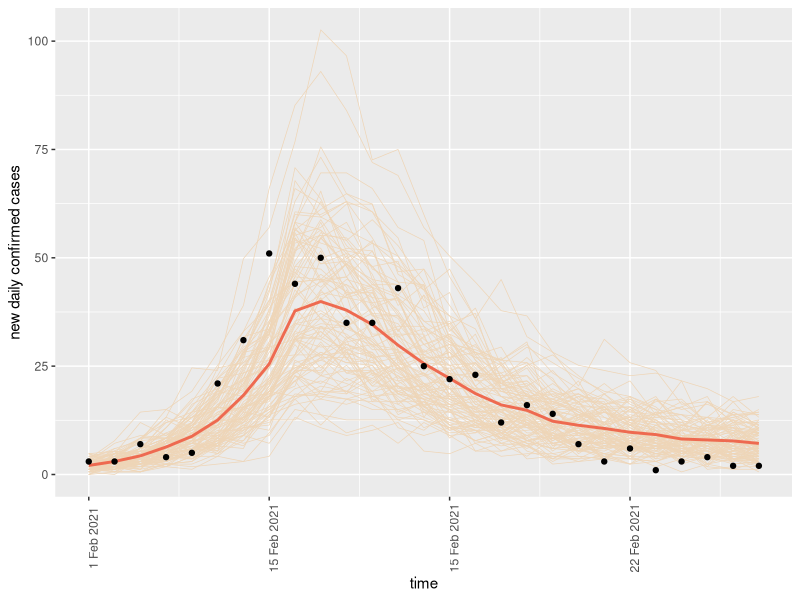
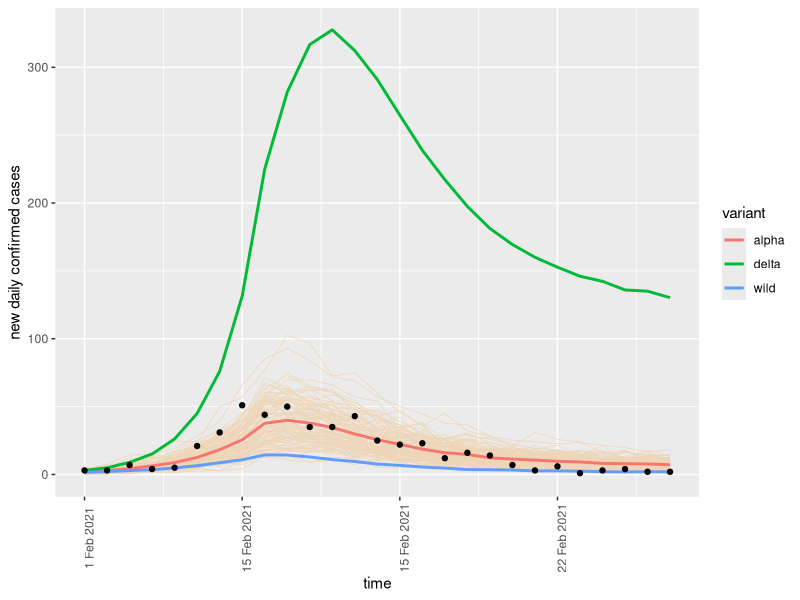
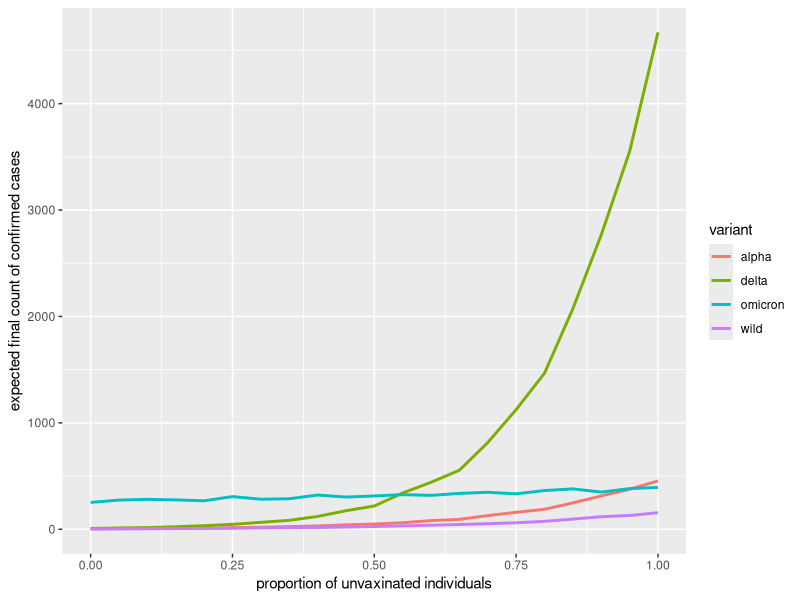
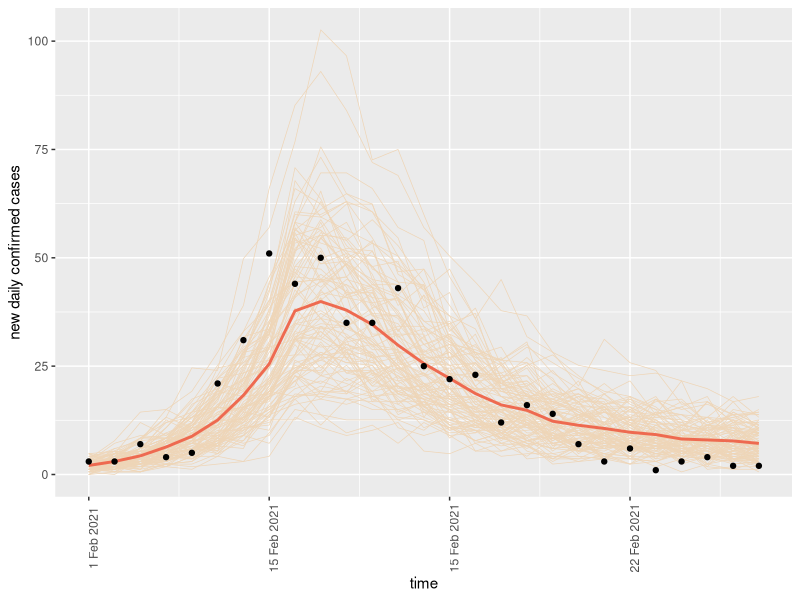
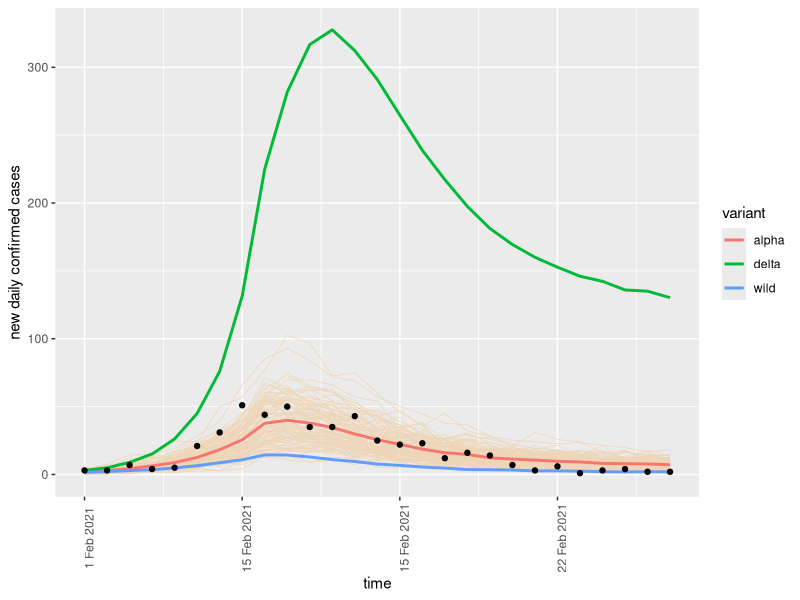
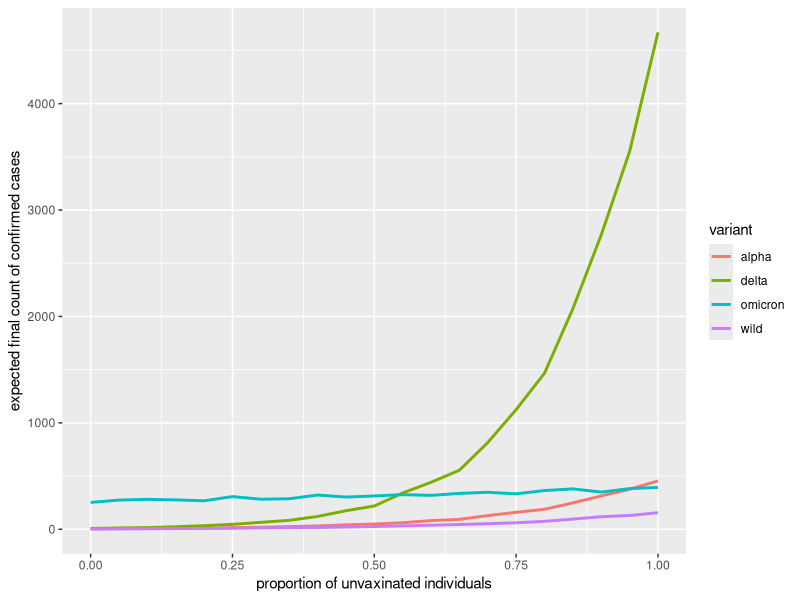

The R source for these figures, in order:

#theta<-c(beta0,delta,alpha,changepoint,...)
betaSIR<-function(t,theta){
    if(t< theta$changepoint) return(theta$beta0)
    theta$beta0*(theta$delta+
            (1-theta$delta)*exp(-theta$alpha*(t-theta$changepoint)))
}


#################################################

#theta<-c(beta0,delta,alpha,changepoint,gamma,pi,omega,mu...)
mpearl<-read.csv('mount_pearl.csv',header=T)
theta<-list(beta0=0.35,delta=0.4,alpha=0.2,changepoint=10,gamma=1/10,pi=0.6,
            omega=1/2,mu=2/30)

#theta<-c(beta0,delta,changepoint,gamma,pi,omega,mu,...)
sir.simula<-function(i0,theta,time.horizon){
    dN1<-rep(0,time.horizon)
    dN2<-rep(0,time.horizon)
    deltaNc<-rep(0,time.horizon)
    iu0<-i0*(1-theta$pi)/theta$pi
    ic0<-i0
    deltaNc[1]<-ic0
    for(k in seq(1,time.horizon)){
        dN1o<-rpois(1,betaSIR(k,theta)*(iu0+theta$omega*ic0)+theta$mu)
        dNc1<-theta$pi*dN1o
        dNu1<-(1-theta$pi)*dN1o
        dN2o<-rpois(1,theta$gamma*(ic0+iu0))
        ic0<-max(0,ic0+dNc1-theta$pi*dN2o)
        iu0<-max(0,iu0+dNu1-(1-theta$pi)*dN2o)
        dN1[k]<-dN1o
        dN2[k]<-dN2o
        deltaNc[k]<-dNc1
    }
    return(data.frame(time=seq(1,time.horizon),
                      deltaN1=dN1,deltaN2=dN2,deltaNc=deltaNc))
}

simulantro<-function(i0,theta,time.horizon,runs=100){
    risu<-data.frame()
    for(i in 1:runs){
        risu0<-sir.simula(i0,theta,time.horizon)
        risu<-rbind(risu,cbind(risu0,run=as.factor(i)))
    }
    return(risu)
}

library(ggplot2)
library(scales) 
mpearl<-read.csv('mount_pearl.csv',header=T)
mpearl$time=seq(1,length(mpearl$newcases))
theta<-list(beta0=0.75,delta=0.091,alpha=.34,changepoint=9,gamma=1/11,pi=0.6,
            omega=1/2,mu=3.5/30)
mpframo<-simulantro(4,theta,dim(mpearl)[1])
mAlpha<-with(mpframo,tapply(deltaNc,as.factor(time),mean))
mObs<-data.frame(time=seq(1,length(mAlpha)),mean=mAlpha,variant='alpha')

ttmm<-c(1,8,15,22)
ttll<-c('1 Feb 2021', '15 Feb 2021', '15 Feb 2021', '22 Feb 2021')

ggplot(mpframo,aes(x=time,y=deltaNc,group=run))+
    geom_line(lwd=0.25,colour='bisque2')+
    geom_line(aes(y=mean,x=time),lwd=1,colour='coral2',
              data=mObs,inherit.aes=FALSE)+
   geom_point(aes(y=newcases,x=time),
              data=mpearl,inherit.aes=FALSE)+
    ylab('new daily confirmed cases')+
    scale_x_continuous(breaks = ttmm,
               labels = ttll)+
    theme(axis.text.x = element_text(angle = 90, size=rel(1)))
ggsave(file='mpearl.svg',width=9,height=6)


thOrig<-theta
thOrig$beta0<-theta$beta0/1.29
mOrig<-simulantro(4,thOrig,dim(mpearl)[1])
mOrig<-with(mOrig,tapply(deltaNc,as.factor(time),mean))
mObs<-rbind(mObs,
  data.frame(time=seq(1,length(mOrig)),mean=mOrig,variant='wild'))

thDelta<-theta
thDelta$beta0<-theta$beta0/1.29*1.97
mDelta<-simulantro(4,thDelta,dim(mpearl)[1])
mDelta<-with(mDelta,tapply(deltaNc,as.factor(time),mean))
mObs<-rbind(mObs,
  data.frame(time=seq(1,length(mDelta)),mean=mDelta,variant='delta'))


ggplot(mpframo,aes(x=time,y=deltaNc,group=run))+
    geom_line(lwd=0.25,colour='bisque2')+
    geom_line(aes(y=mean,x=time,group=variant,colour=variant),lwd=1,
              data=mObs,inherit.aes=FALSE)+
   geom_point(aes(y=newcases,x=time),
              data=mpearl,inherit.aes=FALSE)+
    ylab('new daily confirmed cases')+
    scale_x_continuous(breaks = ttmm,
               labels = ttll)+
    theme(axis.text.x = element_text(angle = 90, size=rel(1)))
ggsave(file='mpearl1.svg',width=9,height=6)




x0<-seq(0,1,0.05)
bAlpha<-theta$beta0*(x0+(1-x0)*.07)
bWild<-bAlpha/1.29
bDelta<-theta$beta0/1.29*1.97*(x0+(1-x0)*.12)
bOmicron<-theta$beta0/1.29*1.24*(x0+(1-x0)*.91)
fsAlpha<-rep(NA,21)
fsWild<-rep(NA,21)
fsDelta<-rep(NA,21)
fsOmicron<-rep(NA,21)
th0<-theta
for(k in 1:21){
    th0$beta0<-bAlpha[k]
    mm0<-simulantro(4,th0,dim(mpearl)[1])
    fsAlpha[k]<-sum(with(mm0,tapply(deltaNc,as.factor(time),mean)))
    th0$beta0<-bWild[k]
    mm0<-simulantro(4,th0,dim(mpearl)[1])
    fsWild[k]<-sum(with(mm0,tapply(deltaNc,as.factor(time),mean)))
    th0$beta0<-bDelta[k]
    mm0<-simulantro(4,th0,dim(mpearl)[1])
    fsDelta[k]<-sum(with(mm0,tapply(deltaNc,as.factor(time),mean)))
    th0$beta0<-bOmicron[k]
    mm0<-simulantro(4,th0,dim(mpearl)[1])
    fsOmicron[k]<-sum(with(mm0,tapply(deltaNc,as.factor(time),mean)))
}
rm(th0)
mm0<-data.frame(unvaxo=x0,finalsize=fsAlpha,variant='alpha')
mm0<-rbind(mm0,data.frame(unvaxo=x0,finalsize=fsWild,variant='wild'),
           data.frame(unvaxo=x0,finalsize=fsDelta,variant='delta'),
           data.frame(unvaxo=x0,finalsize=fsOmicron,variant='omicron'))

ggplot(mm0,aes(x=unvaxo,y=finalsize,group=variant,colour=variant))+
    geom_line(lwd=1)+
    ylab('expected final count of confirmed cases')+
    xlab('proportion of unvaxinated individuals')

ggsave(file='mpearl2.svg',width=9,height=6)
